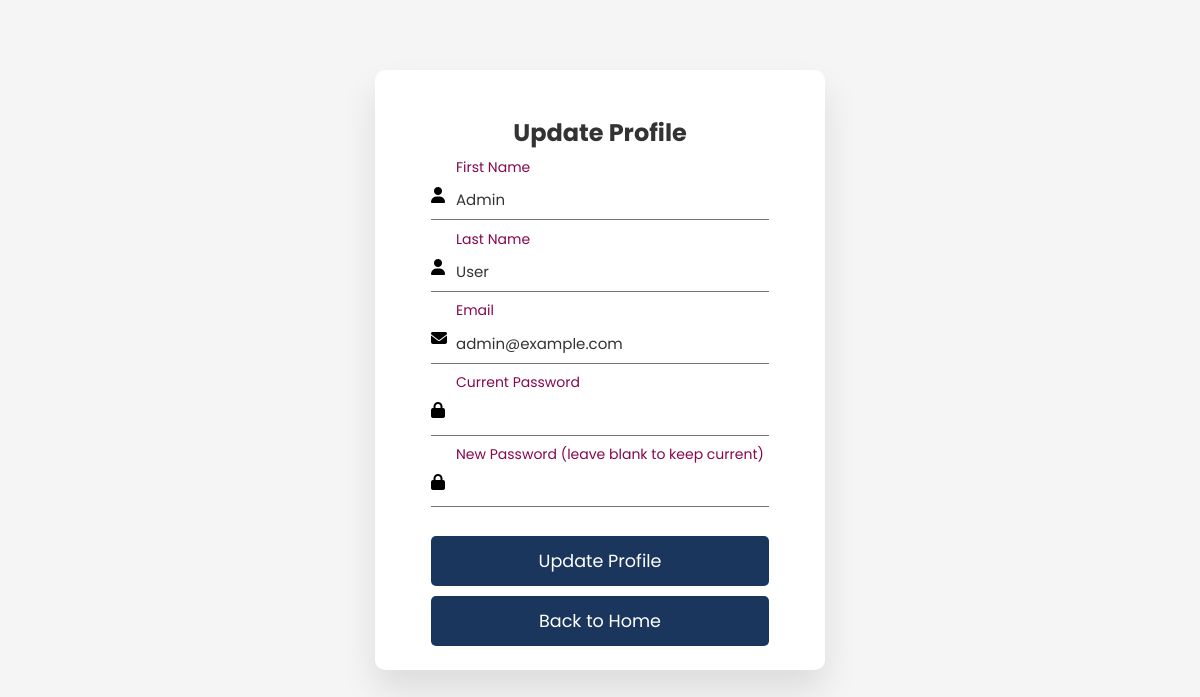
The page /profile.php (signed in) on the database its author committed.
### tables this page shows
CREATE TABLE `users` (
  `id` int(11) NOT NULL,
  `firstName` varchar(100) NOT NULL,
  `lastName` varchar(100) NOT NULL,
  `email` varchar(255) NOT NULL,
  `password` varchar(255) NOT NULL,
  `created_at` timestamp NOT NULL DEFAULT current_timestamp(),
  `phone` varchar(20) DEFAULT NULL,
  `address` text DEFAULT NULL,
  `postcode` varchar(20) DEFAULT NULL,
  `country` varchar(100) DEFAULT NULL,
  `city` varchar(100) DEFAULT NULL,
  `user_type` enum('user','admin') DEFAULT 'user',
  `email_verified` tinyint(1) NOT NULL DEFAULT 0,
  `verification_code` varchar(10) DEFAULT NULL,
  `code_expiry` bigint(20) DEFAULT NULL,
  `reset_token` varchar(100) DEFAULT NULL,
  `token_expiry` bigint(20) DEFAULT NULL
);

### profile.php (the view, shortened to what this page needs)
<?php
include 'connect.php';
$userId = $_SESSION['user_id'];
$stmt = $conn->prepare("SELECT * FROM users WHERE id = ?");
$stmt->bind_param("i", $userId);
$stmt->execute();
$result = $stmt->get_result();
$user = $result->fetch_assoc();
?>
<!DOCTYPE html>
<html lang="en">
<head>
    <link rel="stylesheet" href="https://cdnjs.cloudflare.com/ajax/libs/font-awesome/6.4.0/css/all.min.css">
    <link rel="stylesheet" href="style.css">
</head>
<body class="body-1">
    <div class="container-1">
        <h1 class="form-title">Update Profile</h1>
        <form method="post" action="">
            <div class="input-group">
                <i class="fas fa-user"></i>
                <input type="text" name="fname" value="<?php echo $user['firstName']; ?>" required>
                <label>First Name</label>
            </div>
            <div class="input-group">
                <i class="fas fa-user"></i>
                <input type="text" name="lname" value="<?php echo $user['lastName']; ?>" required>
                <label>Last Name</label>
            </div>
            <div class="input-group">
                <i class="fas fa-envelope"></i>
                <input type="email" name="email" value="<?php echo $user['email']; ?>" required>
                <label>Email</label>
            </div>
            <div class="input-group">
                <i class="fas fa-lock"></i>
                <input type="password" name="current_password" required>
                <label>Current Password</label>
            </div>
            <div class="input-group">
                <i class="fas fa-lock"></i>
                <input type="password" name="new_password">
                <label>New Password (leave blank to keep current)</label>
            </div>
            <input type="submit" name="update" value="Update Profile" class="btn">
            <a href="index.php" class="btn" style="display: block; text-align: center; margin-top: 10px; text-decoration: none;">Back to Home</a>
        </form>
    </div>
</body>
</html>

### Style.css (style rules this page uses)
:root { --primary-color: #1B365D; --secondary-color: #708090; --accent-color: #d8d8d8; --text-color: #333333; --light-color: #FFFFFF; --dark-color: #0c1d36; --success-color: #088178; --shadow: 0 5px 15px rgba(0, 0, 0, 0.1); --transition: all 0.3s ease; }
* { margin: 0; padding: 0; box-sizing: border-box; font-family: "Poppins", sans-serif; }
body { padding-top: 100px; color: var(--text-color); }
h1 { font-size: 2.5rem; font-weight: 700; margin-bottom: 1.5rem; }
.body-1 { font-family: Arial, sans-serif; background-color: #f5f5f5; margin: 0; padding: 20px; }
.container-1 { background: #FFFFFF; width: 450px; padding: 1.5rem; margin: 50px auto; border-radius: 10px; box-shadow: 0 20px 35px rgba(0,0,1,0.1); }
form { margin: 0 2rem; }
.form-title { font-size: 1.5rem; font-weight: bold; text-align: center; padding: 1.3rem; margin-bottom: 0.4rem; }
.input-group { padding: 1% 0; position: relative; margin-bottom: 25px; }
.input-group i { position: absolute; top: 10px; left: 0; color: black; }
input { color: inherit; width: 100%; background-color: transparent; border: none; border-bottom: 1px solid #757575; padding: 8px 0 8px 25px; font-size: 15px; }
input::placeholder { color: transparent; }
label { color: #757575; position: absolute; left: 25px; top: 8px; cursor: text; transition: 0.3s ease all; }
input:focus ~ label, input:not(:placeholder-shown) ~ label { top: -20px; font-size: 14px; color: hsl(327, 90%, 28%); }
.btn { font-size: 1.1rem; padding: 12px 0; border-radius: 5px; outline: none; border: none; background-color: #1B365D; width: 100%; color: white; cursor: pointer; transition: 0.3s ease; }
body { position: relative; padding-top: 100px; }

### rows shown on the page
users: fname "Admin", lname "User", email "admin@example.com"
